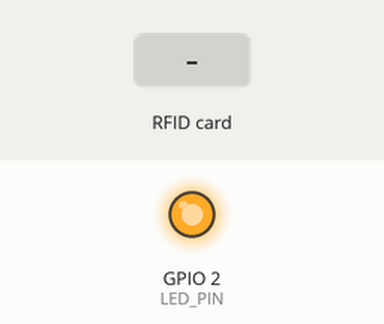
Recording of a sketch running on a simulated ESP8266 (NodeMCU). Shown: output pins drawn as LEDs (lit = HIGH). The inputs (shaded band) are chosen by the test bench. What the sketch prints to the serial monitor is not drawn.

Above: at 1.2 s.
1.3 s: RFID card 04 76 5B 2A 65 19 90 held to the reader
At 1.7 s:
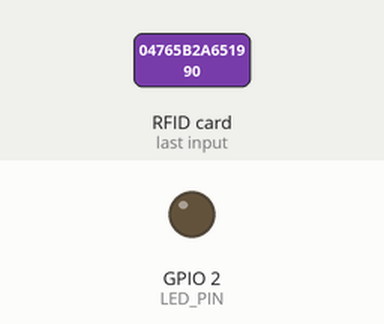
2.8 s: RFID card 04 6E 5B 2A 65 19 90 held to the reader
At 4.0 s:
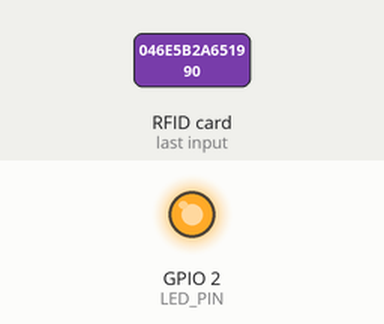
4.4 s: RFID card 04 6C 5A 2A 65 19 90 held to the reader
At 5.0 s:
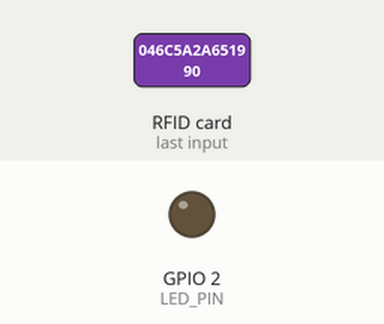
Timing chart, 0 to 7.4 s (numbered marks = the images above; inputs shaded):
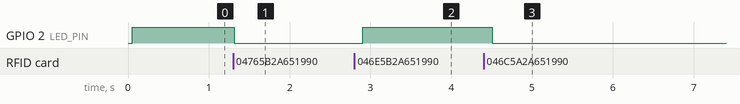

Measured:
- after the input at 1.3 s, GPIO 2 (LED_PIN): HIGH → LOW at once
- after the input at 2.8 s, GPIO 2 (LED_PIN): LOW → HIGH after 0.10 s
- after the input at 4.4 s, GPIO 2 (LED_PIN): HIGH → LOW after 0.10 s

The sketch:

Aura_Charge_Rfid_Code.ino
```cpp
#include <ESP8266WiFi.h>
#include <SPI.h>
#include <MFRC522.h>

#define SS_PIN 15
#define RST_PIN 0
#define LED_PIN 2        // NodeMCU D4 (active LOW)

#define COST_PER_SECOND 0.105   // ₹0.105 per second

// ------------------------
//  RFID → NAME MAPPING
// ------------------------
struct User {
  String uid;
  String name;
};

User users[] = {
  {"04765B2A651990", "Manit Shukla"},
  {"046E5B2A651990", "Shivam Roy"},
  {"046C5A2A651990", "Enter_your_name"}
};

int totalUsers = sizeof(users) / sizeof(users[0]);

MFRC522 mfrc522(SS_PIN, RST_PIN);

// Charging variables
bool chargingState = false;
unsigned long chargingStartTime = 0;

String getNameFromUID(String uid) {
  for (int i = 0; i < totalUsers; i++) {
    if (users[i].uid == uid) {
      return users[i].name;
    }
  }
  return "Unknown User";
}

void clearSerialMonitor() {
  // ANSI Terminal Clear Command
  Serial.print("\033[2J\033[H");

  // Backup clearing if ANSI not supported
  Serial.println("\n\n\n\n\n\n\n\n\n\n");
}

void toggleLED(bool state) {
  digitalWrite(LED_PIN, state ? LOW : HIGH);  // LOW = ON
}

String formatTime(unsigned long seconds) {
  int hrs = seconds / 3600;
  seconds %= 3600;
  int mins = seconds / 60;
  int secs = seconds % 60;

  char buffer[20];
  sprintf(buffer, "%02d:%02d:%02d", hrs, mins, secs);
  return String(buffer);
}

void setup() {
  Serial.begin(74880);
  SPI.begin();
  mfrc522.PCD_Init();

  pinMode(LED_PIN, OUTPUT);
  digitalWrite(LED_PIN, HIGH); // OFF initially

  Serial.println("RFID Charging System Ready...");
}

void loop() {

  if (!mfrc522.PICC_IsNewCardPresent() ||
      !mfrc522.PICC_ReadCardSerial()) {
    delay(100);
    return;
  }

  // Read UID
  String uid = "";
  for (byte i = 0; i < mfrc522.uid.size; i++) {
    if (mfrc522.uid.uidByte[i] < 0x10) uid += "0";
    uid += String(mfrc522.uid.uidByte[i], HEX);
  }
  uid.toUpperCase();

  String name = getNameFromUID(uid);

  // ------------ CHARGING LOGIC -------------
  if (!chargingState) {

    // Clear screen before showing new charging data
    clearSerialMonitor();

    Serial.println("----------------------------------");
    Serial.print("Card Scanned UID : ");
    Serial.println(uid);
    Serial.print("Card Owner       : ");
    Serial.println(name);

    // Start charging
    chargingState = true;
    chargingStartTime = millis() / 1000; // seconds
    toggleLED(true);

    Serial.println("Charging Start");
    Serial.println("----------------------------------");
  }
  else {

    Serial.println("----------------------------------");
    Serial.print("Card Scanned UID : ");
    Serial.println(uid);
    Serial.print("Card Owner       : ");
    Serial.println(name);

    // Stop charging
    chargingState = false;
    toggleLED(false);

    unsigned long chargingEndTime = millis() / 1000;
    unsigned long duration = chargingEndTime - chargingStartTime;

    Serial.println("Charging End");

    // Time display
    Serial.print("Total Charging Time : ");
    Serial.println(formatTime(duration));   // HH:MM:SS

    // Cost calculation
    float cost = duration * COST_PER_SECOND;

    Serial.print("Charging Cost (₹)   : ");
    Serial.println(cost, 2);    // 2 decimal places

    Serial.println("----------------------------------");
  }

  delay(1200);
}
```
